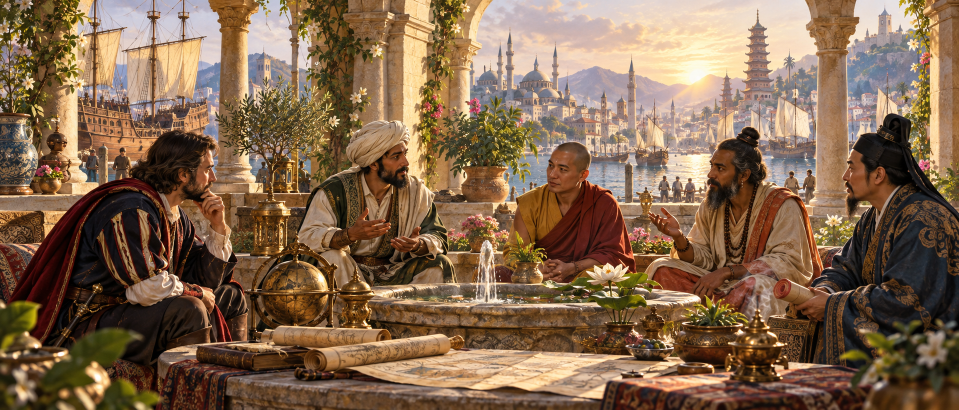
#> input picture images/achievement-events/complete_faith.png, 1918 x 820 px (shown at 1/2 size); its folder holds only this picture in this run
$ python slim.py
#> lines starting #> are read from the running program, lines starting #| are printed output that depends on the picture
### tools/images.py
#!/usr/bin/env python3
"""images 폴더를 훑어서 images/manifest.js 를 다시 만들고, 파일 이름이 게임 데이터와 맞는지 확인합니다.

사용법 (WebGame 폴더에서):
    python tools/images.py            # manifest.js 다시 만들기 + 점검 결과 출력
    python tools/images.py --list     # 쓸 수 있는 파일 이름을 모두 출력

파일 이름 규칙은 images/README.md 와 catalog.html(게임 도감)에 정리되어 있습니다.
"""
import json, os, re, sys, unicodedata

TOOLS = os.path.dirname(os.path.abspath(__file__))
ROOT = os.path.dirname(TOOLS)
IMG = os.path.join(ROOT, 'images')
EXTS = ('.png', '.jpg', '.jpeg', '.webp', '.gif', '.avif')
TIMES = ('golden', 'dusk')
DISC_CATS = ['geo', 'nature', 'ruin', 'treasure', 'creature', 'people', 'trade']


def read(rel):
    with open(os.path.join(ROOT, rel), encoding='utf-8') as f:
        return f.read()


# [369 lines left out: functions pairs, game_data, valid_keys, not called in this run]


def scan():
    found, dups = {}, []
    if not os.path.isdir(IMG):
        return found, dups
    for dirpath, dirnames, filenames in os.walk(IMG):
        dirnames[:] = sorted(d for d in dirnames if not d.startswith('_') and d != 'npc-walk')  # npc-walk: 걷는 그림 원본 시트(4×2) — 게임은 street-folk의 나눈 그림만 쓴다  # _extra 같은 보관 폴더는 건너뛴다
        for fn in sorted(filenames):
            ext = os.path.splitext(fn)[1]
            if ext.lower() not in EXTS:
                continue
            rel = os.path.relpath(os.path.join(dirpath, fn), IMG).replace(os.sep, '/')
            key = unicodedata.normalize('NFC', rel[:-len(ext)])
            if key in found:
                dups.append((key, found[key], rel))
                continue
            found[key] = unicodedata.normalize('NFC', rel)
#> pass 2 of the loop in scan, `for dirpath, dirnames, filenames in os.walk(IMG):`:
    return found, dups


# [54 lines left out: functions write_manifest, is_valid, report, main, not called in this run]


# [2 lines that do not run on import are left out]

### tools/pages.py
"""index.html / catalog.html 을 읽어 한 파일짜리 판이나 웹 배포판을 만들 때 쓰는 공용 도구."""
import base64, hashlib, json, mimetypes, os, re

TOOLS = os.path.dirname(os.path.abspath(__file__))
ROOT = os.path.dirname(TOOLS)
FONT_HOSTS = ('https://fonts.googleapis.com', 'https://fonts.gstatic.com')
MIME = {'.png': 'image/png', '.jpg': 'image/jpeg', '.jpeg': 'image/jpeg', '.webp': 'image/webp', '.gif': 'image/gif', '.avif': 'image/avif', '.svg': 'image/svg+xml'}


def read(rel):
    with open(os.path.join(ROOT, rel), encoding='utf-8') as f:
        return f.read()


# [10 lines left out: function parse, not called in this run]


def script_text(src):
    return read(src).replace('</script', '<\\/script')


# [30 lines left out: functions data_uri, manifest_js, short_hash, not called in this run]


def human(n):
    return '%.1fMB' % (n / 1048576) if n >= 1048576 else '%dKB' % max(1, round(n / 1024))

### tools/slim.py
#!/usr/bin/env python3
"""아티팩트(한 파일 HTML)에 넣을 때 쓰는 '가벼운 그림' 사본을 만듭니다.

claude.ai 아티팩트는 16MB까지라, 원본 그림을 그대로 넣으면 넘칩니다.
이 스크립트는 images 폴더의 그림을 자리별로 알맞게 줄여 dist/slim-images 에 저장합니다.
게임 폴더(WebGame)와 웹 배포판은 원본 그림을 그대로 씁니다.

사용법:  python tools/slim.py [배율]        (배율 1.0 = 기본, 작을수록 더 줄임)
"""
import os, sys

sys.dont_write_bytecode = True
sys.path.insert(0, os.path.dirname(os.path.abspath(__file__)))
import pages  # noqa: E402

try:
    from PIL import Image
except ImportError:
    Image = None

# 키 앞부분 → (가장 긴 변, 저장 형식, 품질). 형식 'auto' = 투명하면 WEBP, 아니면 JPEG
RULES = [
    ('minigames/props', 1254, 'webp', 88),   # 작은 소품의 조각·금속 테두리를 남긴다
    ('minigames/boat', 640, 'webp', 85),
    ('minigames/', 1280, 'auto', 84),
    ('exterior-styles/', 225, 'webp', 63),
    ('maid-styles/', 384, 'webp', 68),
    ('portraits/', 384, 'webp', 70),
    ('characters/player_half', 340, 'webp', 76),
    ('characters/', 300, 'webp', 78),
    ('exteriors/', 380, 'webp', 72),
    ('landmarks/', 460, 'webp', 76),
    ('map-discoveries/', 720, 'webp', 82),   # 4×4 지도 유적 시트: 셀마다 작은 투명 모형
    ('bg-styles/', 820, 'auto', 60),
    ('backgrounds/', 1100, 'auto', 66),
    ('cities/', 1100, 'auto', 66),
    ('city-styles/', 1100, 'auto', 66),
    ('discoveries/', 1100, 'auto', 72),   # 움직이는 GIF(유적)는 shrink_anim 이 움직이는 WEBP로
    ('discovery-cats/', 1100, 'auto', 72),
    ('relics/', 256, 'auto', 70),
    ('discovery-ends/', 576, 'auto', 74),
    ('discovery-sheets/', 2304, 'webp', 72),   # 발견 장면 판(6칸 × n줄): 칸 384px — 화면 1094px로 늘어나도 GIF(256색)보다 곱다
    ('ships/', 640, 'webp', 78),
    ('ships-nav/', 3584, 'keep', 88),
    ('sprites/expedition_', 4096, 'webp', 88),   # 탐험대 동작 시트(PNG 38장·54MB): 크기는 그대로 두고 WebP로만 바꾼다 — PNG 그대로면 아티팩트 한도를 넘는다
    ('sprites/', 4096, 'keep', 88),   # 육상전·탐험대·사건 스프라이트 시트: 칸 좌표(js/data/sprites.js)가 원본 크기 기준이라 줄이지 않는다
    ('duel/fighters/', 2592, 'webp', 84),   # 일기토 전투원 시트: 칸이 화면에 390px 안팎으로 커져 원본 크기를 지킨다(게임이 배율을 알아서 맞춤)
    ('duel/backgrounds/', 1400, 'auto', 72),
    ('landwar/backgrounds/', 1400, 'auto', 72),   # 육상전 지형 배경: 1000×430 싸움터에 깔린다
    ('items/', 256, 'webp', 84),      # 소지품 그림 256 — 작은 아이콘이라 품질을 조금 높게
    ('goods/', 192, 'webp', 84),      # 교역품 그림 192
    ('street-ground/', 640, 'webp', 84),   # 거리 앞길 바닥 띠(높이 164): 화면에 그대로 깔려 줄이지 않는다
    ('title', 1100, 'auto', 66),
    ('guide/', 1100, 'auto', 70),   # 플레이 가이드북의 게임 화면 그림 (js/ui/guidebook.js — 창 안 960px 안팎)
]


# 아티팩트(HQ)용 크기: 그림 묶음을 필요할 때만 읽으므로(G.Img 지연 읽기) 화면(1600×900)에 맞는 크기로 남긴다.
# 키 앞부분 → (가장 긴 변, 품질). 여기 없는 자리는 RULES 크기를 그대로 쓴다. 원본보다 크게 늘리지는 않는다.
HQ = [
    ('portraits/maids/', 640, 78),
    ('maid-styles/', 512, 74),
    ('portraits/', 416, 74),
    ('exterior-styles/', 360, 72),
    ('exteriors/', 520, 74),
    ('landmarks/', 640, 76),
    ('map-discoveries/', 1024, 84),
    ('characters/player_half', 520, 78),
    ('characters/', 400, 78),
    ('bg-styles/', 1440, 70),
    ('backgrounds/', 1440, 70),
    ('cities/', 1440, 70),
    ('city-styles/', 1440, 70),
    ('interiors/', 1440, 70),
    ('discovery-cats/', 1440, 74),
    ('discoveries/', 1440, 74),
    ('relics/', 384, 74),
    ('ships/', 880, 78),
    ('duel/backgrounds/', 1600, 74),
    ('landwar/backgrounds/', 1600, 74),
    ('title', 1600, 76),
]


def hq_for(key):
    # 얼굴상과 같은 접두어 규칙이 무릎상까지 416~640px로 줄이지 않게 한다.
    # 대화창에서 580~640px 높이로 보이므로 축소본도 그보다 크게 남긴다.
    if key.endswith('_half'):
        if key.startswith(('portraits/maids/', 'maid-styles/')):
            return 1024, 86
        if key.startswith('portraits/'):
            return 768, 82
    for pre, side, q in HQ:
        if key.startswith(pre):
            return side, q
    return None


# 전체 배율을 낮춰도 이보다 작게는 줄이지 않는 그림 (가장 긴 변)
FLOOR = {
    'ships-nav/': 3584,       # 8방향 동작 배 시트: 조각 좌표와 피벗을 지키도록 원본 그대로
    'sprites/': 4096,         # 육상전·탐험대·사건 스프라이트 시트도 원본 크기 그대로
    'duel/fighters/': 1944,   # 일기토 전투원: 칸 324px 이상 — 화면 390px로 늘려도 뭉개지지 않게
    'duel/backgrounds/': 1100,  # 일기토 배경: 1060×380 화면에 깔린다
    'landwar/backgrounds/': 1000,  # 육상전 배경: 1000×430 싸움터
    'items/': 256, 'goods/': 192, 'relics/': 256,   # 물건 아이콘은 줄이지 않는다(작아서 묶음 크기에 거의 안 듦)
    'street-ground/': 640,    # 거리 앞길 바닥 띠: 1:1로 깔린다(19장 합쳐 0.4MB)
    'discovery-sheets/': 2304,  # 발견 장면 판: 전체 배율을 낮춰도 칸 384px 아래로 줄이지 않는다
}


def floor_for(key):
    # 인물이 대화창에 서는 실제 높이보다 작아진 그림을 다시 늘리지 않는다.
    if key.startswith(('portraits/', 'maid-styles/')) and key.endswith('_half'):
        return 640
    for pre, side in FLOOR.items():
        if key.startswith(pre):
            return side
    return 64


def rule_for(key):
    # 이름 있는 여급은 대화창과 2인 구도에서 크게 보인다. 지역 공용 그림보다 한 단계 선명하게 남긴다.
#> called with key = 'achievement-events/complete_faith'
    if key.startswith('portraits/maids/') and key.endswith('_half'):
        return 1024, 'webp', 86
    if key.startswith('portraits/maids/'):
        return 512, 'webp', 74
    if key.startswith('maid-styles/') and key.endswith('_half'):
        return 1024, 'webp', 86
    if key.startswith('portraits/') and key.endswith('_half'):
        return 768, 'webp', 82
    for pre, side, fmt, q in RULES:
        if key.startswith(pre):
            return side, fmt, q
    return 1280, 'auto', 74


def has_alpha(im):
    if im.mode in ('RGBA', 'LA'):
        a = im.getchannel('A')
        return a.getextrema()[0] < 250
    return im.mode == 'P' and 'transparency' in im.info


def shrink_anim(src, dst_noext, side, q):
    """움직이는 GIF(유적 복원) → 움직이는 WEBP. 이름을 .anim.webp 로 해서 게임(G.Img.isAnim)이 <img>로 올리게 한다.
    프레임 수·시간은 그대로 둔다 — 발견 연출이 G.FX.reveal.gifMs 뒤에 마지막 장면으로 멈추기 때문."""
    from PIL import ImageSequence
    im = Image.open(src)
    frames, durs = [], []
    for fr in ImageSequence.Iterator(im):
        f = fr.convert('RGB')
        s = min(1.0, side / max(f.size))
        if s < 1.0:
            f = f.resize((max(1, round(f.width * s)), max(1, round(f.height * s))), Image.LANCZOS)
        frames.append(f)
        durs.append(fr.info.get('duration', 100))
    path = dst_noext + '.anim.webp'
    frames[0].save(path, 'WEBP', save_all=True, append_images=frames[1:], duration=durs, loop=0, quality=min(q, 55), method=4)
    return path


def is_anim(src):
    if not src.lower().endswith('.gif'):
        return False
    try:
        return getattr(Image.open(src), 'n_frames', 1) > 1
    except Exception:
        return False


def shrink_one(src, dst_noext, side, fmt, q):
#> called with side = 1280, fmt = 'auto', q = 74
    if is_anim(src):
        return shrink_anim(src, dst_noext, side, q)
    if src.lower().endswith('.anim.webp'):
        # 이미 움직이는 WEBP(불러오는 그림 등)는 다시 구우면 첫 장면만 남는다 — 그대로 복사한다
        path = dst_noext + '.webp'
        with open(src, 'rb') as a, open(path, 'wb') as b:
            b.write(a.read())
        return path
    im = Image.open(src)
#> im is the input picture: PIL image 1918x820 RGB; mean R, G, B 130.5, 103, 78.1
    im = im.convert('RGBA') if has_alpha(im) else im.convert('RGB')
    w, h = im.size
#> w = 1918; h = 820
    s = min(1.0, side / max(w, h))
#> s = 0.667
    if s < 1.0:
        im = im.resize((max(1, round(w * s)), max(1, round(h * s))), Image.LANCZOS)
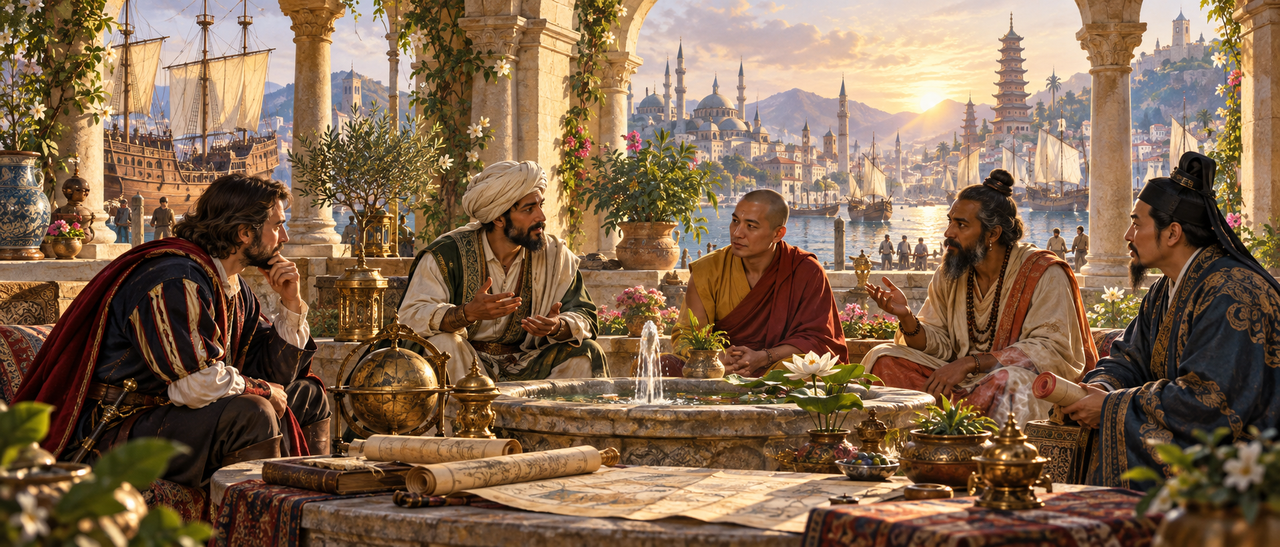
#> im: PIL image 1280x547 RGB; mean R, G, B 130.5, 103, 78.1
    if fmt == 'keep':
        if s >= 1.0:                      # 줄일 필요가 없으면 다시 굽지 않고 원본을 그대로 복사한다
            path = dst_noext + os.path.splitext(src)[1]
            with open(src, 'rb') as a, open(path, 'wb') as b:
                b.write(a.read())
            return path
        fmt = 'webp'
    if fmt == 'auto':
        fmt = 'webp' if im.mode == 'RGBA' else 'jpeg'
#> fmt = 'jpeg'
    if fmt == 'jpeg':
        path = dst_noext + '.jpg'
        im.convert('RGB').save(path, 'JPEG', quality=q, optimize=True, progressive=True)
    else:
        path = dst_noext + '.webp'
        im.save(path, 'WEBP', quality=q, method=3)
    return path


def build(found, out_dir, scale=1.0, quiet=False, hq=False, skip=()):
    """found: 키 → images 기준 상대 경로. 줄인 사본을 out_dir 에 만들고 새 found 를 돌려준다.
    hq=True: 아티팩트용 큰 크기(HQ 표). skip: 만들지 않을 키(쓰지 않는 그림 — 시간 절약)."""
    if Image is None:
        if not quiet:
            print('Pillow 가 없어 그림을 줄이지 못했습니다 (pip install pillow). 원본을 그대로 씁니다.')
        return dict(found)
    src_root = os.path.join(pages.ROOT, 'images')
    out = {}
    total_in = total_out = 0
    import json
    made_path = os.path.join(out_dir, '.made.json')
    try:
        with open(made_path, encoding='utf-8') as f:
            made = json.load(f)
    except Exception:
        made = {}
    for key, rel in sorted(found.items()):
        src = os.path.join(src_root, rel)
        if key in skip:
            continue
        side, fmt, q = rule_for(key)
        if hq and hq_for(key):
            side, q = hq_for(key)
        side = max(floor_for(key), int(side * scale))
        q = max(45, int(q * (0.85 + 0.15 * scale)))
        dst_noext = os.path.join(out_dir, os.path.splitext(rel)[0])
        os.makedirs(os.path.dirname(dst_noext), exist_ok=True)
        st = os.stat(src)
        sig = [int(st.st_mtime), st.st_size, side, fmt, q]
        old = made.get(key)
        if old and old[0] == sig and os.path.exists(os.path.join(out_dir, old[1])):
            total_in += st.st_size
            total_out += os.path.getsize(os.path.join(out_dir, old[1]))
            out[key] = old[1]
            continue
        try:
            path = shrink_one(src, dst_noext, side, fmt, q)
        except Exception as e:  # 못 줄이면 원본 복사
            if not quiet:
                print('  줄이기 실패, 원본 사용: %s (%s)' % (rel, e))
            path = os.path.join(out_dir, rel)
            os.makedirs(os.path.dirname(path), exist_ok=True)
            with open(src, 'rb') as a, open(path, 'wb') as b:
                b.write(a.read())
        total_in += os.path.getsize(src)
        total_out += os.path.getsize(path)
        out[key] = os.path.relpath(path, out_dir).replace('\\', '/')
        made[key] = [sig, out[key]]
        if len(made) % 100 == 0:
            with open(made_path, 'w', encoding='utf-8') as f:
                json.dump(made, f)
        if os.environ.get('SLIM_TRACE'):
            print('  ·', key, flush=True)
#> pass 2 of the loop in build, `for key, rel in sorted(found.items()):`:
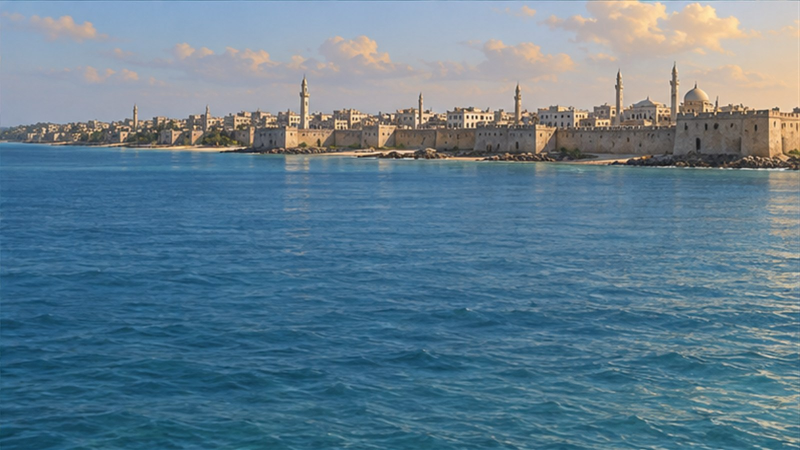
#> input picture images/backgrounds/109.jpg, 1600 x 900 px (shown at 1/2 size)
#> in shrink_one, im is the input picture: PIL image 1600x900 RGB; mean R, G, B 97.9, 125.7, 142.8
#> in shrink_one (call 2), `im = im.resize((max(1, round(w * s)), max(1, round(h * s))), Image.LAN..`:
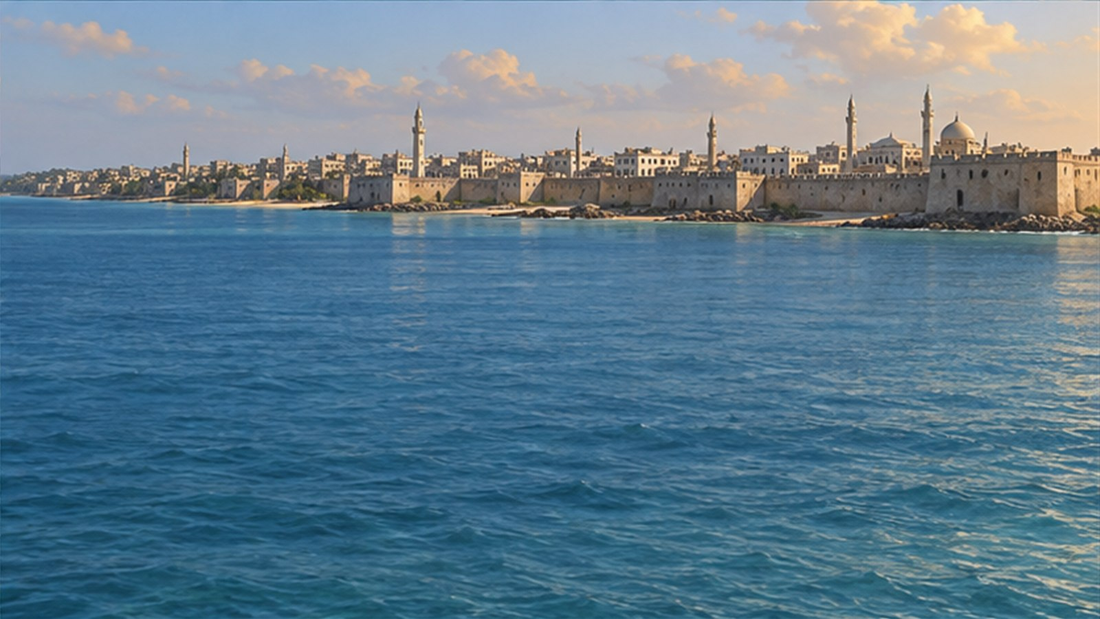
#> im: PIL image 1100x619 RGB; mean R, G, B 97.9, 125.7, 142.8
    with open(made_path, 'w', encoding='utf-8') as f:
        json.dump(made, f)
    if not quiet:
        print('가벼운 그림 %d장: %s → %s' % (len(out), pages.human(total_in), pages.human(total_out)))
    return out


def main():
    import images as imgtool
    found, _ = imgtool.scan()
    scale = float(sys.argv[1]) if len(sys.argv) > 1 else 1.0
    out_dir = os.path.join(pages.ROOT, 'dist', 'slim-images')
    build(found, out_dir, scale)
    print('→ ' + os.path.relpath(out_dir, pages.ROOT))


if __name__ == '__main__':
    main()
